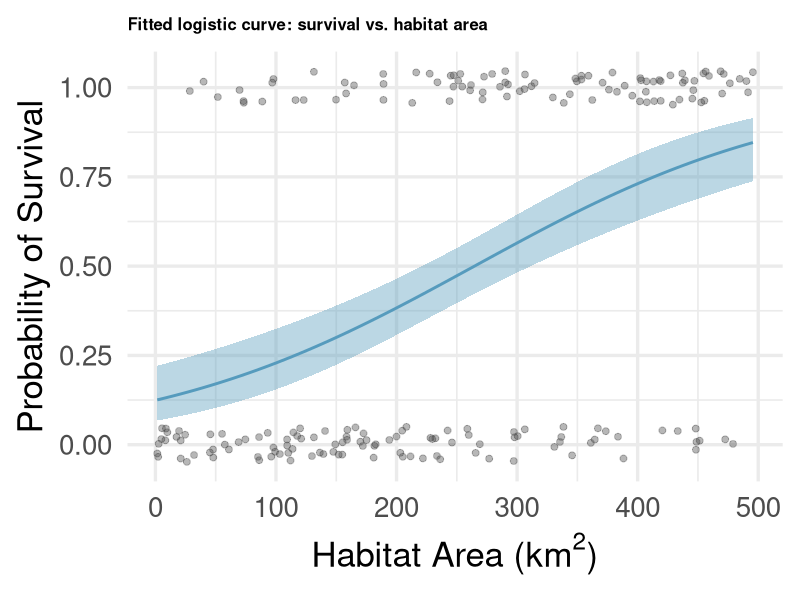
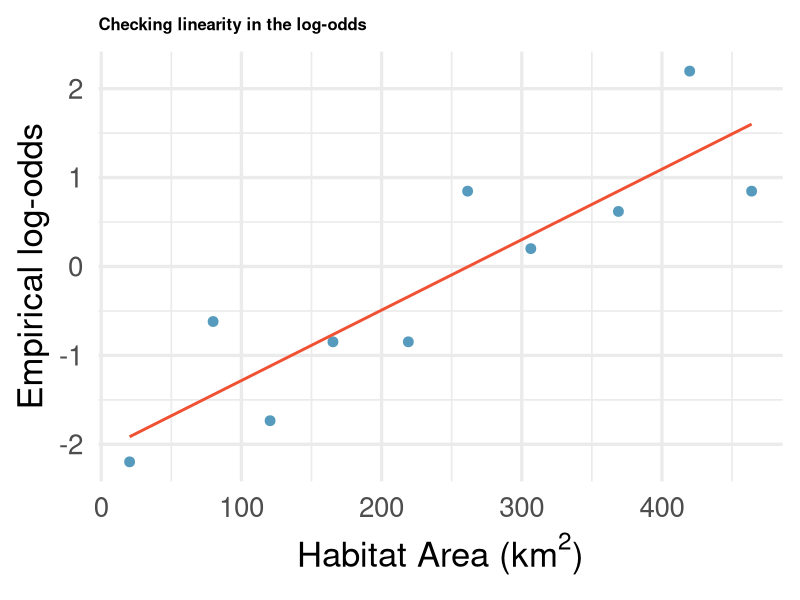
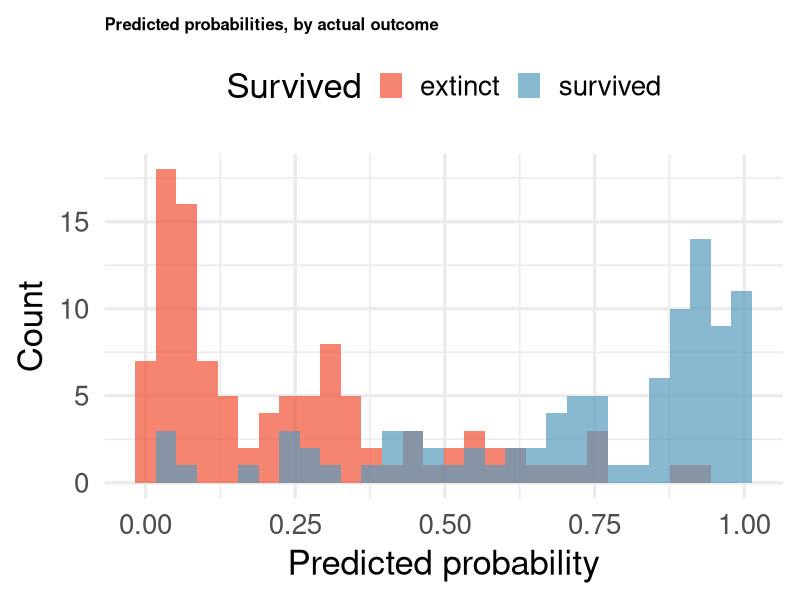
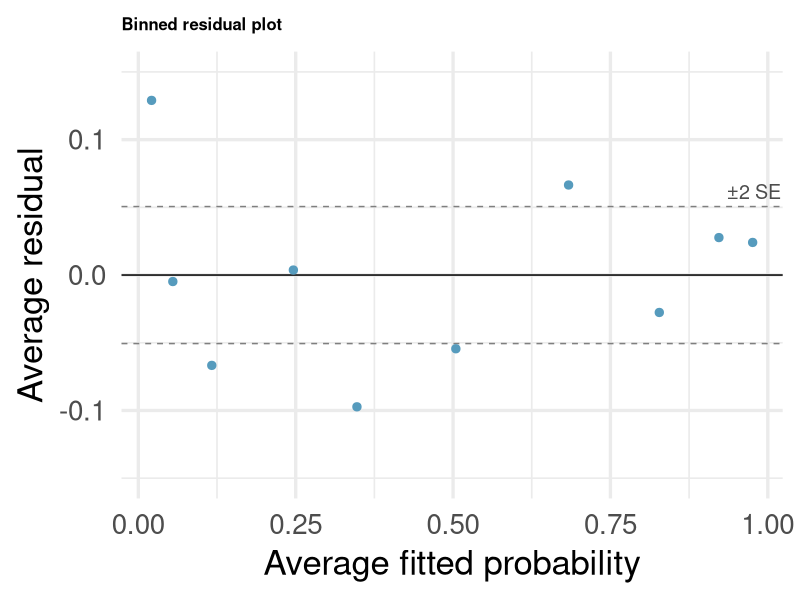

Write the R code that produced these figures, in order.
# MA214 Lecture 16 -- Logistic regression inference
# In-class demo + figure generation.
#
# Data (frozen by data/prepare_data.R):
#   data/species_survival.csv   200 species, simulated from a known logistic
#                               model (set.seed 2140). We carry out inference on
#                               the coefficients, build odds-ratio CIs, check
#                               diagnostics, and compare models by cross-validation.
#   data/heart_disease.csv      the in-class activity (UCI Cleveland).
#
# Every number that appears on a slide is printed below.
# Run from this directory:  Rscript Lecture16_demo.R

library(tidyverse)
library(broom)

set.seed(2140)
dir.create("figures", showWarnings = FALSE)
pdf(NULL)                      # keep a stray Rplots.pdf from appearing

blue <- "#569BBD"
red  <- "#F05133"

species <- read_csv("data/species_survival.csv", show_col_types = FALSE)
n <- nrow(species)

model <- glm(survived ~ habitat_area + population_size +
               genetic_diversity + human_impact, family = binomial, data = species)


# ==============================================================================
cat("\n==============================================================\n")
cat("1. The fitted model -- the coefficient table on the slides\n")
cat("==============================================================\n")
cat(sprintf("n = %d species;  survived = %d (%.0f%%)\n",
            n, sum(species$survived), 100 * mean(species$survived)))
cat("\ntidy(model):\n")
print(as.data.frame(tidy(model) |> mutate(across(where(is.numeric), ~ signif(., 3)))))


# ==============================================================================
cat("\n==============================================================\n")
cat("2. Odds-ratio confidence intervals\n")
cat("==============================================================\n")
cat("tidy(model, conf.int = TRUE, exponentiate = TRUE):\n")
print(as.data.frame(tidy(model, conf.int = TRUE, exponentiate = TRUE) |>
                      select(term, estimate, conf.low, conf.high) |>
                      mutate(across(where(is.numeric), ~ signif(., 4)))))

b  <- coef(model)["habitat_area"]
se <- coef(summary(model))["habitat_area", "Std. Error"]
z  <- qnorm(0.975)
cat(sprintf("\nhabitat_area: b = %.4f, SE = %.4f\n", b, se))
cat(sprintf("  OR per km^2 = e^%.4f = %.4f   95%% CI (%.4f, %.4f)\n",
            b, exp(b), exp(b - z * se), exp(b + z * se)))
cat(sprintf("  a 100 km^2 increase multiplies the odds by %.2f   95%% CI (%.2f, %.2f)\n",
            exp(100 * b), exp(100 * (b - z * se)), exp(100 * (b + z * se))))


# ==============================================================================
cat("\n==============================================================\n")
cat("3. A confidence interval for a predicted probability\n")
cat("==============================================================\n")
# One example species, at the median of every predictor.
newsp <- species |>
  summarise(across(c(habitat_area, population_size, genetic_diversity, human_impact),
                   median))
pr <- predict(model, newsp, type = "link", se.fit = TRUE)      # log-odds scale
eta <- pr$fit; se_eta <- pr$se.fit
ci_link <- c(eta - z * se_eta, eta + z * se_eta)
ci_p    <- plogis(ci_link)
cat("For a species at the median of every predictor:\n")
cat(sprintf("  log-odds  eta-hat = %.3f,  SE = %.3f,  95%% CI (%.3f, %.3f)\n",
            eta, se_eta, ci_link[1], ci_link[2]))
cat(sprintf("  probability  p-hat = %.3f,  95%% CI (%.3f, %.3f)  <- inverse-logit of the endpoints\n",
            plogis(eta), ci_p[1], ci_p[2]))
cat("  the interval stays inside [0, 1] by construction.\n")


# ==============================================================================
cat("\n==============================================================\n")
cat("4. Brier score and log-loss -- the per-observation table (y = 1)\n")
cat("==============================================================\n")
phat <- c(0.99, 0.80, 0.50, 0.20, 0.01)
tab <- tibble(
  p_hat        = phat,
  brier_sq_err = (1 - phat)^2,
  log_loss     = -log(phat)
)
print(as.data.frame(tab |> mutate(across(where(is.numeric), ~ round(., 3)))))
cat("Both reward a confident correct call and punish a confident wrong one --\n")
cat("but log-loss punishes the confident mistake far harder (0.01 -> 4.61).\n")


# ==============================================================================
cat("\n==============================================================\n")
cat("5. Cross-validation for logistic regression -- three losses, two models\n")
cat("==============================================================\n")
# Backs the CV slide and the activity: a full model vs. a smaller one, scored by
# misclassification, Brier, and log-loss under repeated k-fold CV.
loss_fns <- list(
  misclass = function(y, p) mean((p >= 0.5) != y),
  brier    = function(y, p) mean((y - p)^2),
  logloss  = function(y, p) -mean(y * log(p) + (1 - y) * log(1 - p))
)
forms <- list(
  full    = survived ~ habitat_area + population_size + genetic_diversity + human_impact,
  small   = survived ~ habitat_area + genetic_diversity
)
k <- 5; reps <- 20
cv <- map_dfr(names(forms), function(nm) {
  per <- map(1:reps, function(r) {
    folds <- sample(rep(1:k, length.out = n))
    scores <- map(1:k, function(j) {
      tr <- species[folds != j, ]; te <- species[folds == j, ]
      m  <- glm(forms[[nm]], family = binomial, data = tr)
      p  <- predict(m, te, type = "response")
      p  <- pmin(pmax(p, 1e-6), 1 - 1e-6)     # clip for log-loss
      map_dbl(loss_fns, ~ .x(te$survived, p))
    })
    reduce(scores, `+`) / k
  })
  avg <- reduce(per, `+`) / reps
  tibble(model = nm, misclass = avg[["misclass"]],
         brier = avg[["brier"]], logloss = avg[["logloss"]])
})
cat(sprintf("%d-fold CV, %d repeats:\n", k, reps))
print(as.data.frame(cv |> mutate(across(where(is.numeric), ~ round(., 3)))))
cat("All three losses agree the fuller model predicts better here.\n")


# ==============================================================================
cat("\n==============================================================\n")
cat("6. Figures\n")
cat("==============================================================\n")

# --- Figure 1: survival curve ------------------------------------------------
ggsave("figures/survival_curve.pdf",
       ggplot(species, aes(x = habitat_area, y = survived)) +
         geom_jitter(height = 0.05, width = 0, alpha = 0.4, size = 2, color = "gray30") +
         geom_smooth(method = "glm", method.args = list(family = "binomial"),
                     se = TRUE, color = blue, fill = blue, linewidth = 1,
                     formula = y ~ x) +
         labs(x = expression("Habitat Area (km"^2*")"),
              y = "Probability of Survival",
              title = "Fitted logistic curve: survival vs. habitat area") +
         theme_minimal(base_size = 25) +
         theme(plot.title = element_text(face = "bold", size = 12)),
       width = 5.5, height = 4)

# --- Figure 2: log-odds linearity check --------------------------------------
logodds_data <- species |>
  mutate(bin = ntile(habitat_area, 10)) |>
  group_by(bin) |>
  summarise(mid = median(habitat_area), prop = mean(survived), .groups = "drop") |>
  filter(prop > 0, prop < 1) |>
  mutate(logodds = log(prop / (1 - prop)))
ggsave("figures/logodds_linearity.pdf",
       ggplot(logodds_data, aes(x = mid, y = logodds)) +
         geom_point(size = 3, color = blue) +
         geom_smooth(method = "lm", se = FALSE, color = red, linewidth = 1,
                     formula = y ~ x) +
         labs(x = expression("Habitat Area (km"^2*")"),
              y = "Empirical log-odds",
              title = "Checking linearity in the log-odds") +
         theme_minimal(base_size = 25) +
         theme(plot.title = element_text(face = "bold", size = 12)),
       width = 6, height = 4)

# --- Figure 3: predicted probabilities by outcome ----------------------------
species$pred_prob <- predict(model, type = "response")
ggsave("figures/predicted_probs.pdf",
       ggplot(species, aes(x = pred_prob, fill = factor(survived))) +
         geom_histogram(bins = 30, alpha = 0.7, position = "identity") +
         scale_fill_manual(name = "Survived",
                           values = c("0" = red, "1" = blue),
                           labels = c("0" = "extinct", "1" = "survived")) +
         labs(x = "Predicted probability", y = "Count",
              title = "Predicted probabilities, by actual outcome") +
         theme_minimal(base_size = 25) +
         theme(plot.title = element_text(face = "bold", size = 12),
               legend.position = "top"),
       width = 5.5, height = 4)

# --- Figure 4: binned residual plot ------------------------------------------
species$resid       <- residuals(model, type = "response")
species$fitted_prob <- fitted(model)
overall_se <- sqrt(mean(species$fitted_prob * (1 - species$fitted_prob)) / n)
binned <- species |>
  mutate(bin = ntile(fitted_prob, 10)) |>
  group_by(bin) |>
  summarise(avg_fitted = mean(fitted_prob), avg_resid = mean(resid), .groups = "drop")
ggsave("figures/binned_residuals.pdf",
       ggplot(binned, aes(x = avg_fitted, y = avg_resid)) +
         geom_hline(yintercept = 0, color = "black", linewidth = 0.5) +
         geom_hline(yintercept =  2 * overall_se, linetype = "dashed", color = "gray50") +
         geom_hline(yintercept = -2 * overall_se, linetype = "dashed", color = "gray50") +
         annotate("text", x = Inf, y = 2 * overall_se, hjust = 1.03, vjust = -0.5,
                  size = 5, color = "gray30", label = "±2 SE") +
         geom_point(size = 2.5, color = blue) +
         ylim(-0.15, 0.15) +
         labs(x = "Average fitted probability", y = "Average residual",
              title = "Binned residual plot") +
         theme_minimal(base_size = 25) +
         theme(plot.title = element_text(face = "bold", size = 12)),
       width = 5.5, height = 4)

cat("All figures written to figures/\n")
